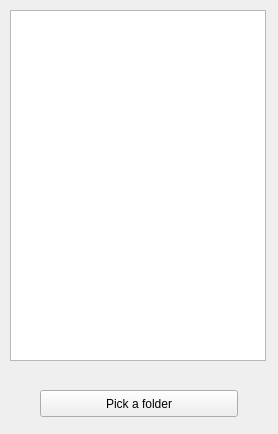
<?xml version="1.0" encoding="UTF-8"?>
<ui version="4.0">
 <class>MainWindow</class>
 <widget class="QMainWindow" name="MainWindow">
  <property name="geometry">
   <rect>
    <x>0</x>
    <y>0</y>
    <width>278</width>
    <height>434</height>
   </rect>
  </property>
  <property name="windowTitle">
   <string>MainWindow</string>
  </property>
  <widget class="QWidget" name="centralwidget">
   <widget class="QListWidget" name="listWidget">
    <property name="geometry">
     <rect>
      <x>10</x>
      <y>10</y>
      <width>256</width>
      <height>351</height>
     </rect>
    </property>
   </widget>
   <widget class="QSplitter" name="splitter">
    <property name="geometry">
     <rect>
      <x>40</x>
      <y>390</y>
      <width>198</width>
      <height>27</height>
     </rect>
    </property>
    <property name="orientation">
     <enum>Qt::Horizontal</enum>
    </property>
    <widget class="QPushButton" name="btnBrowse">
     <property name="text">
      <string>Pick a folder</string>
     </property>
     <attribute name="buttonGroup">
      <string notr="true">buttonGroup</string>
     </attribute>
    </widget>
   </widget>
  </widget>
 </widget>
 <resources/>
 <connections/>
 <buttongroups>
  <buttongroup name="buttonGroup"/>
 </buttongroups>
</ui>
